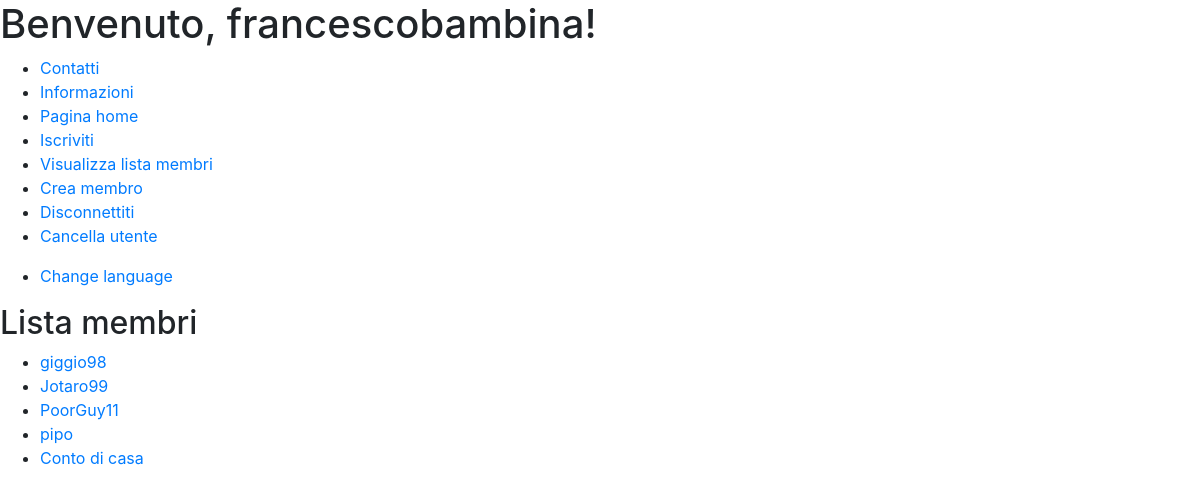
Page /it/francescobambina/member_list/ (signed in) on the earlier database version.
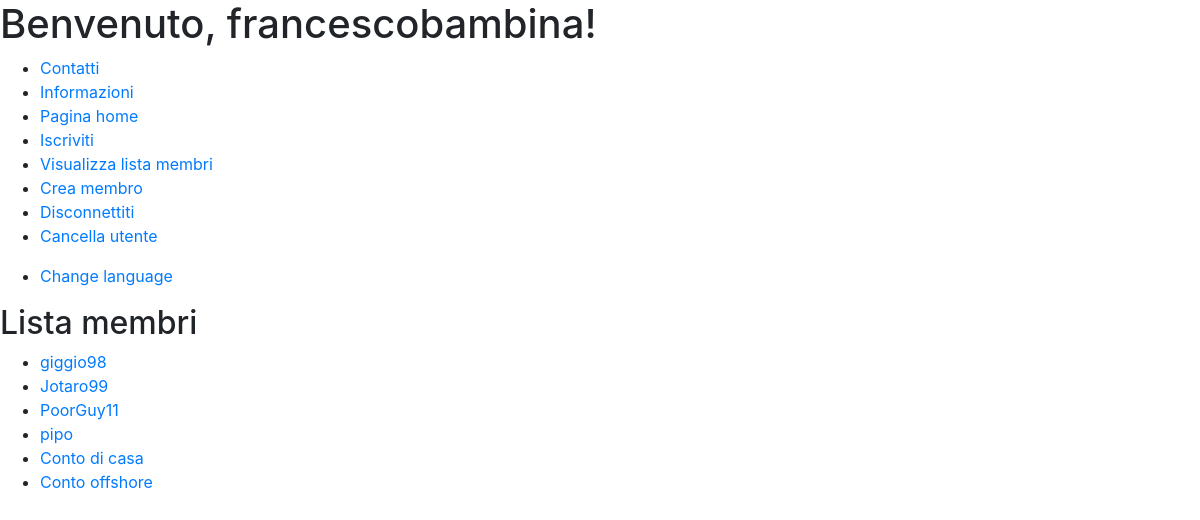
Same page on the later database version.
### members/models.py (models this page shows, shortened)
class Member(models.Model):
    name = models.CharField(max_length=256)
    email = models.EmailField(max_length=256)
    availability = models.DecimalField(max_digits=10000, decimal_places=2)
    spendable = models.DecimalField(max_digits=10000, decimal_places=2, db_column='spending')
    author = models.CharField(max_length=256, default='')
    history = HistoricalRecords()
    def __init__(self, *args, **kwargs):
        super().__init__(*args, **kwargs)

### members/views.py (the view)
# urls.py: path('it/<str:logged_user>/member_list/', member_list_view_it, name="member_list_view_it"),                 # member.views
def member_list_view_it(request, logged_user):
    memberList = list(Member.objects.filter(author = logged_user))
    obj = Member.objects.filter(author = logged_user).first()
    if str(request.user) != logged_user:
        return redirect(reverse('refused_it'))
    if obj == None:
        context = {}
        return render(request, 'member/member_list_it.html', context)
    context = {
        "memberList": memberList,
        "logged_user": logged_user
    }
    return render(request, 'member/member_list_it.html', context)

### templates/member/member_list_it.html (shortened to what this page needs)
{% extends 'html/base.html' %}
{% block body_content %}
<h1>Benvenuto, {{ request.user }}!</h1>
{% include 'html/navbar_it.html' %}
<ul>
    <li> <a href="{% url 'member_list_view' logged_user=user.username %}">Change language</a></li>
</ul>
<h2>Lista membri</h2>
<ul>
{% for obj in memberList%}
    <li>
        <a href={% url 'member_detail_view_it' name=obj.name %}>{{ obj.name }}</a>
    </li>
{% endfor %}
</ul>
{% endblock %}

Differences in the rows shown:
added Member: name "Conto offshore"
